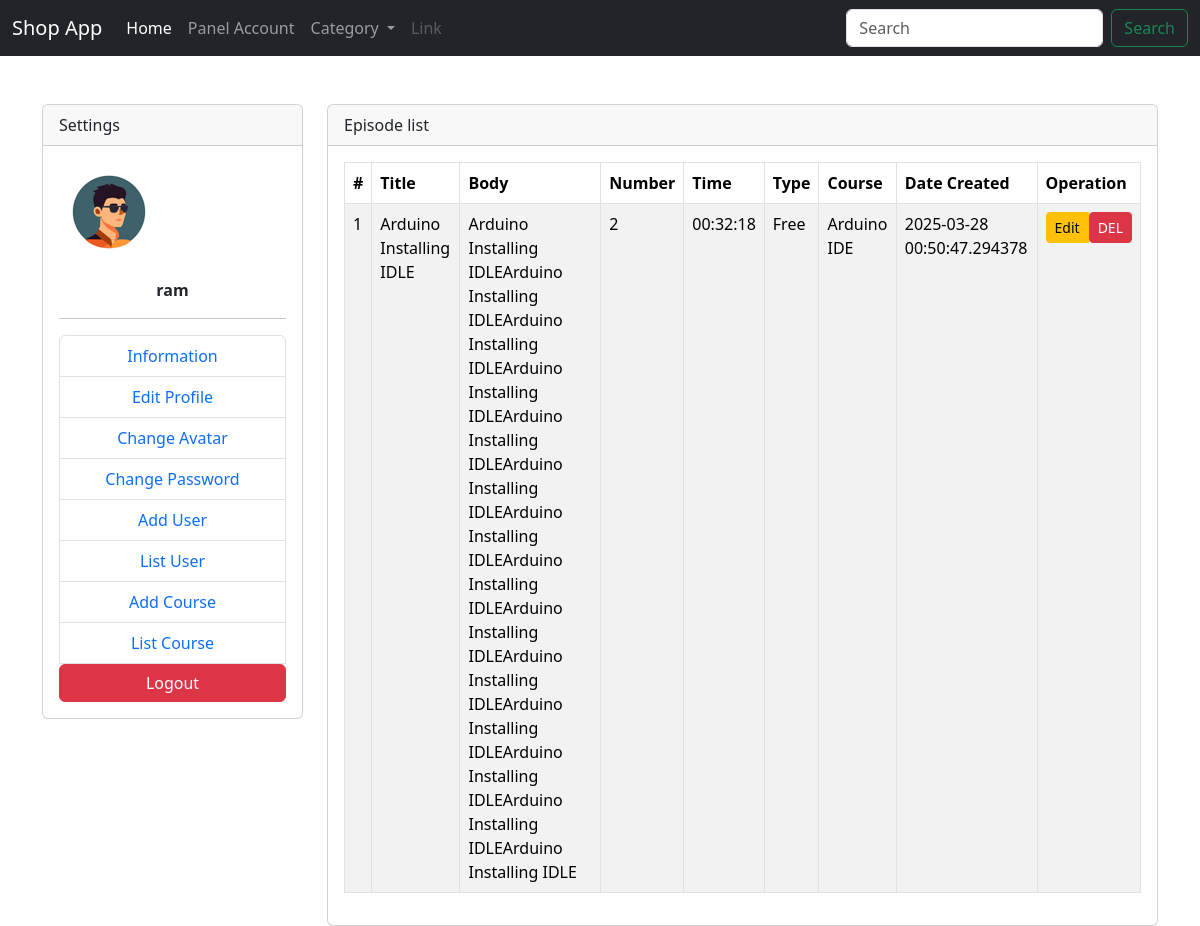
Screenshot of /admin/episode (signed in) with the database file from the repository.
### models.py (models this page shows, shortened)
class User(db.Model, UserMixin):
    __tablename__='user'
    id = db.Column(db.Integer, primary_key=True)
    name = db.Column(db.String(80), nullable=False)
    email = db.Column(db.String(120), unique=True, nullable=False)
    password = db.Column(db.String)
    avatar=db.Column(db.String,default='/uploads/avatar.png')
    admin= db.Column(db.Boolean ,default=False)
    date_created = db.Column(db.DateTime, default=datetime.now)

class Episode(db.Model):
    __tablename__ = 'episode'  # اصلاح تایپو
    id = Column(Integer, primary_key=True)
    course_id = Column(Integer, ForeignKey('courses.id'), nullable=False)
    title = Column(String, nullable=False, default="بدون عنوان")
    type = Column(String, nullable=False, default="نامشخص")
    time = Column(String, nullable=False, default="00:00")
    videoUrl = Column(String)
    body = Column(Text)
    number = Column(Integer, nullable=False, default=0)
    viewCount = Column(Integer, default=0)
    date_created = Column(DateTime, default=datetime.now)
    date_updated = Column(DateTime, default=datetime.now, onupdate=datetime.now)
    def getCourse(self):
        course = Course.query.filter_by(id=self.course_id).first()
        if not course:
            raise ValueError(f"No course found with id {self.course_id} for episode {self.id}")
        return course

class Course(db.Model):
  __tablename__='courses'
  id=Column(Integer,primary_key=True)
  title=Column(String)
  slug=Column(String)
  price=Column(String,default=0)
  content=Column(Text)
  image=Column(String,default='/uploads/avatar.png')
  CommentCount=Column(Integer,default=0)
  students=Column(String, nullable=False, default="")
  category_id=Column(Integer,ForeignKey('categories.id'))
  ViewCount=Column(Integer,default=0)
  time=Column(String,default='00:00:00')
  user_id=Column(Integer,ForeignKey('user.id'))
  date_created=db.Column(db.DateTime, default=datetime.now)
  updated_post=Column(db.DateTime,default=datetime.now,onupdate=datetime.now)

### controller/admin.py (the view)
    def GetEpisode(self):
        if request.method == 'POST':
            courseId = request.form.get('courseid')
            Episode.query.filter_by(id=request.args.get('id')).delete()
            db.session.commit()
            self.UpdateCourseTime(courseId)
            return redirect(url_for('admin.GetEpisode'))
        episodes = Episode.query.all()
        return render_template('/admin/EpisodeList.html', episodes=episodes)

### extensions.py (called while the page is built)
@loginmanager.user_loader
def user_loader(user_id):
    from models import User
    return User.query.get(user_id)

### templates/admin/EpisodeList.html (shortened to what this page needs)
{% extends "./Layout/base.html" %}
{% block content %}
<div class="container mt-5">
    <div class="row justify-content-center">
        {% if current_user.admin %}
            {% include "./Layout/AdminMenu.html" %}
        {% endif %}
        <div class="col-9">
            <div class="card">
                <div class="card-header">Episode list</div>
                <div class="card-body">
                    <table class="table table-bordered table-striped">
                        <thead>
                            <tr>
                                <th scope="col">#</th>
                                <th scope="col">Title</th>
                                <th scope="col">Body</th>
                                <th scope="col">Number</th>
                                <th scope="col">Time</th>
                                <th scope="col">Type</th>
                                <th scope="col">Course</th>
                                <th scope="col">Date Created</th>
                                {% if current_user.admin %}
                                    <th scope="col">Operation</th>
                                {% endif %}
                            </tr>
                        </thead>
                        <tbody>
                            {% for episode in episodes %}
                                <tr>
                                    <td>{{ loop.index }}</td>
                                    <td>{{ episode.title }}</td>
                                    <td>{{ episode.body }}</td>
                                    <td>{{ episode.number }}</td>
                                    <td>{{ episode.time }}</td>
                                    <td>{{ episode.type }}</td>
                                    <td>{{ episode.getCourse().title }}</td>
                                    <td>{{ episode.date_created }}</td>
                                    {% if current_user.admin %}
                                        <td>
                                            <div class="btn-group" role="group">
                                                <a href="{{ url_for('admin.EditEpisode') }}?id={{ episode.id }}" class="btn btn-warning btn-sm">Edit</a>
                                                <form action="{{ url_for('admin.GetEpisode') }}?id={{ episode.id }}" method="POST" style="display: inline;">
                                                    <button type="submit" class="btn btn-danger btn-sm" onclick="return confirm('Delete Episode')">DEL</button>
                                                </form>
                                            </div>
                                        </td>
                                    {% endif %}
                                </tr>
                            {% endfor %}
                        </tbody>
                    </table>
                </div>
            </div>
        </div>
    </div>
</div>
{% endblock %}

### templates/Layout/AdminMenu.html
<div class="col-3">
  <div class="card">
      <div class="card-header">Settings</div>
      <div class="card-body justify-content-center">
          <img class="text-center mb-3" src="{{ url_for('static', filename=current_user.avatar) }}" alt="">
          <p class="text-center"><b class="text-center">{{ current_user.name }}</b></p>
          <hr>
          <ul class="list-group text-center">
              <li class="list-group-item"><a href="{{ url_for('admin.AdminInformation') }}">Information</a></li>
              <li class="list-group-item"><a href="{{ url_for('admin.AdminEditProfile') }}">Edit Profile</a></li>
              <li class="list-group-item"><a href="{{ url_for('admin.AdminUploadAvatar') }}">Change Avatar</a></li>
              <li class="list-group-item"><a href="{{ url_for('admin.AdminChangePassword') }}">Change Password</a></li>
              <li class="list-group-item"><a href="{{ url_for('admin.AddNewUser') }}">Add User</a></li>
              <li class="list-group-item"><a href="{{ url_for('admin.GetUserList') }}">List User</a></li>
              <li class="list-group-item"><a href="{{ url_for('admin.AddNewCourse') }}">Add Course</a></li>
              <li class="list-group-item"><a href="{{ url_for('admin.GetCourseList') }}">List Course</a></li>
              <form action="{{ url_for('auth.Logout') }}" method="POST">
                  <button class="btn btn-danger w-100">Logout</button>
              </form>
          </ul>
      </div>
  </div>
</div>

### static/css/app.css (style rules this page uses)
a { text-decoration: none !important; }

### rows the page displays
User: avatar (placeholder picture), name "ram"
Episode: title "Arduino Installing IDLE", body "Arduino Installing IDLEArduino Installing IDLEArduino Installing IDLEArduino Installing IDLEArduino Installing IDLEArduino Installing IDLEArduino Installing IDLEArduino Installing IDLEArduino Installing IDLEArduino Installing IDLEArduino Installing IDLEArduino Installing IDLEArduino Installing IDLEArduino Installing IDLE", number "2", time "00:32:18", type "Free", getCourse "Arduino IDE", date_created "2025-03-28 00:50:47.294378"
